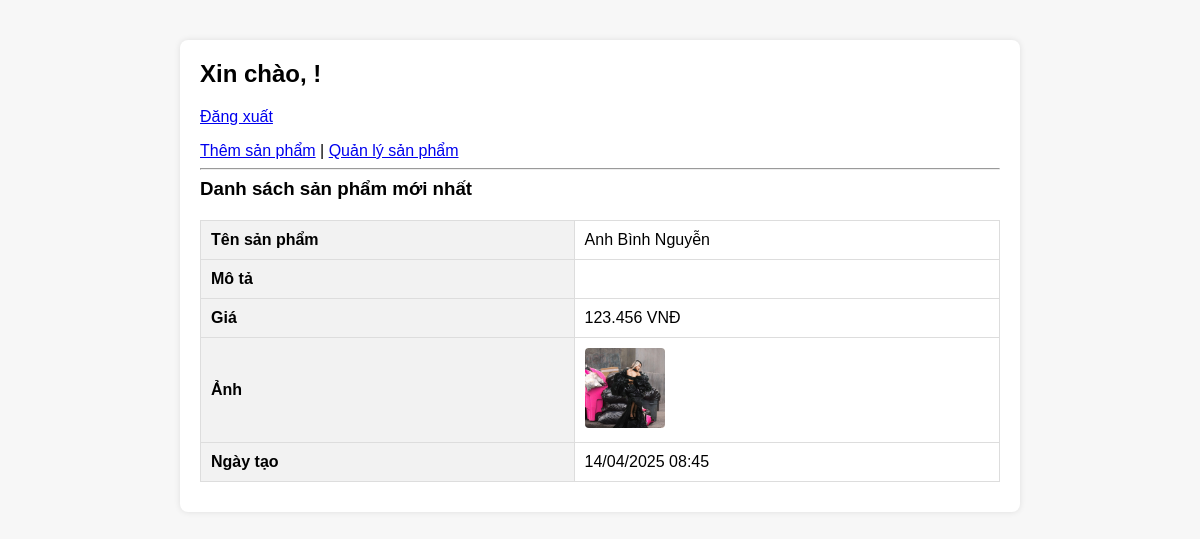
The page /ecommercefull/dashboard.php (signed in) on the database its author committed.
### tables this page shows
CREATE TABLE `products` (
  `id` int(11) NOT NULL,
  `name` varchar(100) DEFAULT NULL,
  `description` text DEFAULT NULL,
  `price` float DEFAULT NULL,
  `image` varchar(100) DEFAULT NULL,
  `created_at` timestamp NOT NULL DEFAULT current_timestamp()
);

### ecommercefull/dashboard.php (the view, shortened to what this page needs)
<?php
require_once 'includes/db.php';
$username = $_SESSION['username'];
$sql = "SELECT * FROM products ORDER BY created_at DESC";
$result = $conn->query($sql);
?>
<!DOCTYPE html>
<html lang="vi">
<head>
    <link rel="stylesheet" href="style/style.css">
</head>
<body>
    <div class="container">
        <h2>Xin chào, <?= htmlspecialchars($username) ?>!</h2>
        <p><a href="logout.php">Đăng xuất</a></p>
        <nav>
            <a href="products/add_product.php">Thêm sản phẩm</a> |
            <a href="products/index.php">Quản lý sản phẩm</a>
        </nav>
        <hr>
        <h3>Danh sách sản phẩm mới nhất</h3>
        <?php if ($result && $result->num_rows > 0): ?>
            <?php while ($p = $result->fetch_assoc()): ?>
                <table style="width:100%; border:1px solid #ccc; margin-bottom:10px; padding:10px;">
                    <tr>
                        <th>Tên sản phẩm</th>
                        <td><?= htmlspecialchars($p['name']) ?></td>
                    </tr>
                    <tr>
                        <th>Mô tả</th>
                        <td><?= nl2br(htmlspecialchars($p['description'])) ?></td>
                    </tr>
                    <tr>
                        <th>Giá</th>
                        <td><?= number_format($p['price'], 0, ',', '.') ?> VNĐ</td>
                    </tr>
                    <tr>
                        <th>Ảnh</th>
                        <td>
                            <?php if (!empty($p['image'])): ?>
                                <img src="<?= htmlspecialchars($p['image']) ?>" alt="Ảnh sản phẩm" width="100">
                            <?php else: ?>
                                Chưa có ảnh
                            <?php endif; ?>
                        </td>
                    </tr>
                    <tr>
                        <th>Ngày tạo</th>
                        <td><?= date("d/m/Y H:i", strtotime($p['created_at'])) ?></td>
                    </tr>
                </table>
            <?php endwhile; ?>
        <?php else: ?>
            <p>Chưa có sản phẩm nào.</p>
        <?php endif; ?>
    </div>
</body>
</html>

### ecommercefull/style/style.css (style rules this page uses)
body { font-family: Arial, sans-serif; background: #f7f7f7; margin: 0; padding: 0; }
.container { width: 800px; margin: 40px auto; background: #fff; padding: 20px; box-shadow: 0 0 6px rgba(0, 0, 0, 0.1); border-radius: 8px; }
h2, h3 { margin-top: 0; }
table { width: 100%; border-collapse: collapse; margin-top: 20px; }
table th, table td { border: 1px solid #ddd; padding: 10px; text-align: left; }
table th { background-color: #f2f2f2; }
img { max-width: 80px; height: auto; border-radius: 4px; }

### rows shown on the page
products: name "Anh Bình Nguyễn", price "123.456", image (picture), created_at "14/04/2025 08:45"
